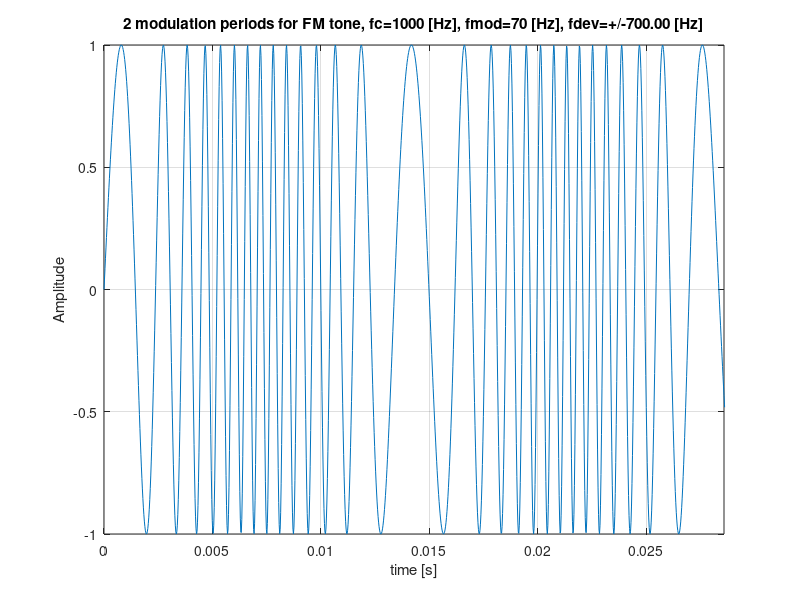

The MATLAB script that drew this image:
function [sig t] = fm(fc, dur, fs, fmod, deltaf)
% function [sig t] = fm(fc, dur, fs, fmod, deltaf)
% 
% 1. Description:
%       It generates an FM tone with centre frequency fc, duration dur [s]
%       at a sample frequency fs. The modulation frequency is fmod and the 
%       frequency deviation is given by +/- deltaf so the frequency of the 
%       generated tone oscilates between fc - deltaf and fc + deltaf.
% 
% 3. Stand-alone example:
%       fc = 1000; % Hz
%       dur = 100e-3; % 100 ms
%       fs = 44100;
%       fmod = 70; % Hz
%       deltaf = 700; % Hz
%       fm(fc,dur,fs,fmod,deltaf);
% 
% 2. Additional info:
%       Tested cross-platform: No
% 
% Programmed by Alejandro Osses, HTI, TU/e, the Netherlands, 2014-2016
% Created on    : 16/08/2014
% Last update on: 27/11/2014 
% Last use on   : 27/11/2014 
%%%%%%%%%%%%%%%%%%%%%%%%%%%%%%%%%%%%%%%%%%%%%%%%%%%%%%%%%%%%%%%%%%%%%%%%%%%

if nargin < 1
    fc = 1000;
end

if nargin < 2
    dur = 1;
end

if nargin < 3
    fs = 44100;
end

if nargin < 4
    fmod = 70; 
end

if nargin < 5
    deltaf = 700; 
end

t = 0: 1/fs : dur - 1/fs;
t = t';

w = 2*pi*fc;
start_phase = -pi/2;
if fmod ~= 0
    sig =  sin( w*t - (deltaf/fmod)*cos(2*pi*fmod*t+start_phase) );
else
    sig =  sin( w*t ); % no modulation
end

if nargout == 0
    figure;
    plot( t,sig )
    xlabel('time [s]')
    ylabel('Amplitude')
    title(sprintf('2 modulation periods for FM tone, fc=%.0f [Hz], fmod=%.0f [Hz], fdev=+/-%.2f [Hz]',fc,fmod,deltaf))
    grid on
    xlim([0 2/fmod])
end

%%%%%%%%%%%%%%%%%%%%%%%%%%%%%%%%%%%%%%%%%%%%%%%%%%%%%%%%%%%%%%%%%%%%%%%%%%%
end
